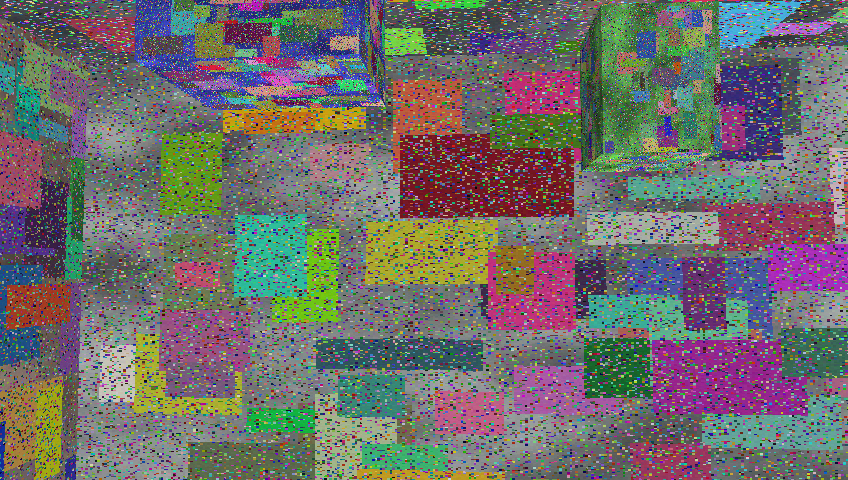
#> input picture 应用层项目/深度相机点云/assets/depth_rgb.png, 848 x 480 px
$ python demo.py
#> lines starting #> are read from the running program, lines starting #| are printed output that depends on the picture; after the words box and inside, x2 and y2 are one past the last pixel; in counts of white or black regions, pixels touching at a corner belong together
# -*- coding: utf-8 -*-
"""深度相机点云：用内参把 RGB-D 反投影成三维点云，并渲染两个视角观察结构。

思路：
    1. 读彩色图与 16 位毫米深度图，按内参反投影：X=(u-cx)Z/fx, Y=(v-cy)Z/fy, Z=depth/1000；
    2. 丢掉无效深度与过远点，按步长降采样控制点数；
    3. 用画家算法把点按深度从远到近投影到画布上，颜色取原图颜色；
    4. 输出两个视角（正面 + 侧转 35°）的点云，并打印点云包围盒尺寸。

核心函数：np.meshgrid 反投影 / cv2.projectPoints 渲染
输出：output/pointcloud.png、pointcloud_front.png
"""

import argparse
import os
import sys

try:
    import cv2
    import numpy as np
except ImportError:  # pragma: no cover
    sys.exit("缺少依赖：pip install opencv-contrib-python numpy")

HERE = os.path.dirname(os.path.abspath(__file__))
PROJ = os.path.dirname(HERE)
ASSETS = os.path.join(PROJ, "assets")
OUT = os.path.join(PROJ, "output")


def out_path(name):
    os.makedirs(OUT, exist_ok=True)
    return os.path.join(OUT, name)


def load_intrinsics():
    path = os.path.join(ASSETS, "depth_intrinsics.txt")
    if os.path.exists(path):
        fx, fy, cx, cy = np.loadtxt(path)
        return float(fx), float(fy), float(cx), float(cy)
    rgb = cv2.imread(os.path.join(ASSETS, "depth_rgb.png"))
    h, w = rgb.shape[:2]
    f = 1.2 * w
    return f, f, w / 2, h / 2


def backproject(rgb, depth_mm, intrinsics, step=2, z_max=8.0):
    fx, fy, cx, cy = intrinsics
    h, w = depth_mm.shape
    ys, xs = np.mgrid[0:h:step, 0:w:step]
    z = depth_mm[::step, ::step].astype(np.float32) / 1000.0
    x = (xs - cx) * z / fx
    y = (ys - cy) * z / fy
    pts = np.stack([x, y, z], axis=-1).reshape(-1, 3)
    colors = rgb[::step, ::step].reshape(-1, 3)
    keep = (pts[:, 2] > 0.2) & (pts[:, 2] < z_max)
    return pts[keep], colors[keep]


def render(points, colors, yaw_deg=0.0, size=(760, 560), focal=520.0):
    """画家算法点云渲染：按相机系深度排序后逐点画圆。"""
    a = np.deg2rad(yaw_deg)
    R = np.array([[np.cos(a), 0, np.sin(a)], [0, 1, 0], [-np.sin(a), 0, np.cos(a)]])
    p = points @ R.T
    order = np.argsort(-p[:, 2])
    p, c = p[order], colors[order]
    w, h = size
    u = (p[:, 0] / np.maximum(p[:, 2], 1e-3) * focal + w / 2).astype(np.int32)
    v = (-p[:, 1] / np.maximum(p[:, 2], 1e-3) * focal + h / 2).astype(np.int32)
    inside = (u >= 0) & (u < w) & (v >= 0) & (v < h)
    canvas = np.full((h, w, 3), 18, np.uint8)
    radius = 1 if len(p) > 40000 else 2
    for x, y, col in zip(u[inside], v[inside], c[inside]):
        cv2.circle(canvas, (int(x), int(y)), radius, tuple(int(v2) for v2 in col), -1)
    return canvas


def main():
    ap = argparse.ArgumentParser(description="RGB-D 反投影点云与三维渲染")
    ap.add_argument("--step", type=int, default=2)
    ap.add_argument("--display", action="store_true")
    args = ap.parse_args()

    rgb = cv2.imread(os.path.join(ASSETS, "depth_rgb.png"))
#> rgb is the input picture: shape (480, 848, 3); mean B, G, R 106.9, 108.8, 111.8
    depth = cv2.imread(os.path.join(ASSETS, "depth_map.png"), cv2.IMREAD_UNCHANGED)
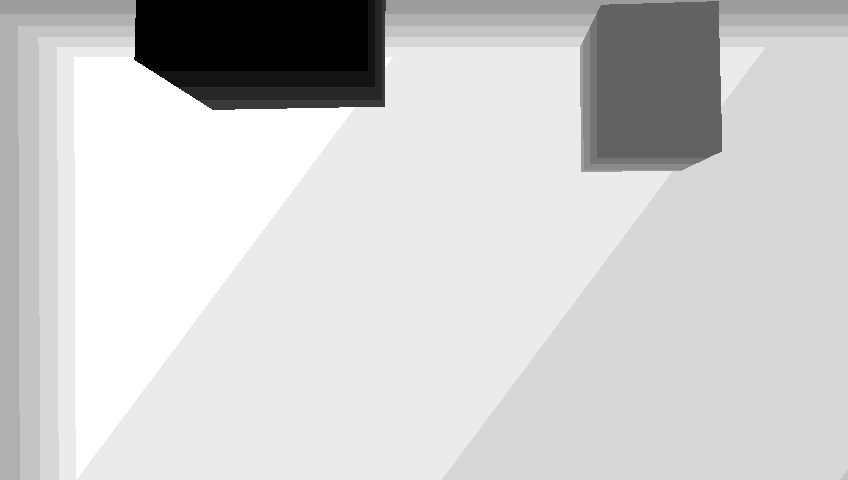
#> input picture 应用层项目/深度相机点云/assets/depth_map.png, 848 x 480 px
#> depth is the input picture: shape (480, 848) uint16; min 2828, max 6370, mean 5636.5
    if rgb is None or depth is None:
        sys.exit("缺少 depth_rgb.png / depth_map.png")
    intrinsics = load_intrinsics()
#> intrinsics = (1017.6, 1017.6, 424, 240)
    print("内参：fx=%.1f fy=%.1f cx=%.1f cy=%.1f" % intrinsics)
#| 内参：fx=1017.6 fy=1017.6 cx=424.0 cy=240.0

    pts, colors = backproject(rgb, depth, intrinsics, args.step)
#> in backproject, `x = (xs - cx) * z / fx`:
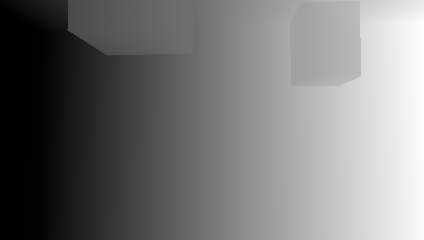
#> x: shape (240, 424) float64; min -2.16, max 2.42, mean -0.0141; drawn with min black and max white
#> in backproject, `y = (ys - cy) * z / fy`:
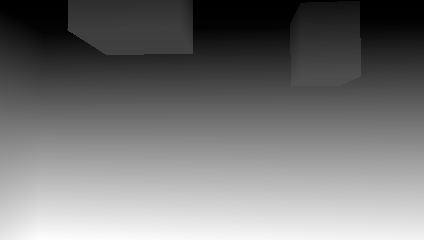
#> y: shape (240, 424) float64; min -1.15, max 1.44, mean 0.0456; drawn with min black and max white
    bbox = pts.max(axis=0) - pts.min(axis=0) if len(pts) else np.zeros(3)
#> bbox = [4.57, 2.59, 3.54]
    print("点云 %d 点，包围盒 %.2f x %.2f x %.2f m，深度范围 %.2f~%.2f m"
          % (len(pts), bbox[0], bbox[1], bbox[2], pts[:, 2].min(), pts[:, 2].max()))
#| 点云 101760 点，包围盒 4.57 x 2.59 x 3.54 m，深度范围 2.83~6.37 m

    # 按深度上色（近红远蓝），结构比彩色纹理更容易看清
    dnorm = np.clip((pts[:, 2] - pts[:, 2].min()) / max(pts[:, 2].ptp(), 1e-6), 0, 1)
    depth_colors = cv2.applyColorMap((dnorm * 255).astype(np.uint8).reshape(-1, 1), cv2.COLORMAP_TURBO)
    depth_colors = depth_colors.reshape(-1, 3)
    front = render(pts, depth_colors, 0.0)
#> in render, `radius = 1 if len(p) > 40000 else 2`: radius = 1
#> the loop in render, `for x, y, col in zip(u[inside], v[inside], c[inside]):` made 101760 passes
#> (x, y, col) on passes 1 to 3: (208, 369, [3, 4, 122]), (209, 369, [2, 5, 126]), (208, 368, [2, 5, 126])
#> after the loop in render, `for x, y, col in zip(u[inside], v[inside], c[inside]):`:
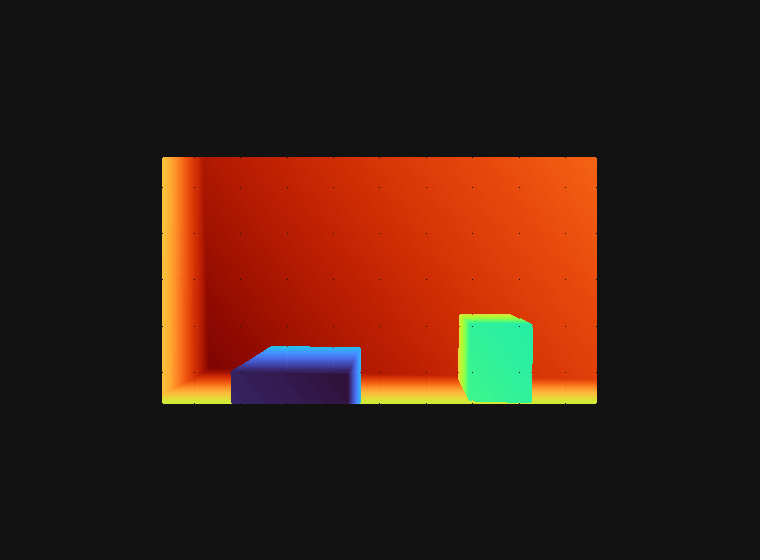
#> canvas: shape (560, 760, 3); mean of channels 0, 1, 2 19.9, 31.2, 60.9; drawn as B, G, R
    side = render(pts, depth_colors, 35.0)
#> the loop in render (call 2), `for x, y, col in zip(u[inside], v[inside], c[inside]):` made 53520 passes
#> (x, y, col) on passes 1 to 3: (536, 369, [3, 4, 122]), (536, 368, [2, 5, 126]), (536, 367, [2, 5, 126])
    cv2.putText(front, "front view  %d pts  (color = depth)" % len(pts), (12, 28), cv2.FONT_HERSHEY_SIMPLEX, 0.7, (255, 255, 255), 2)
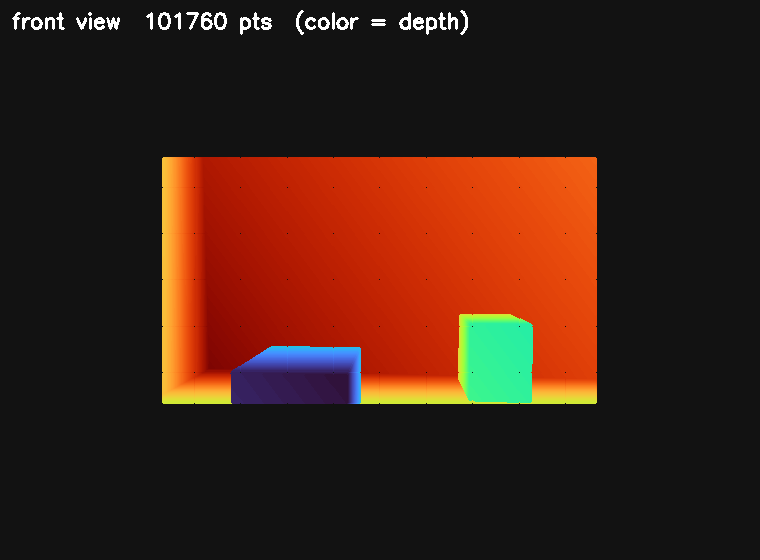
#> front: shape (560, 760, 3); 0.62% of pixels changed, all inside (x1, y1, x2, y2) = (12, 10, 468, 35); drawn as B, G, R
    cv2.putText(side, "yaw 35 deg", (12, 28), cv2.FONT_HERSHEY_SIMPLEX, 0.7, (255, 255, 255), 2)
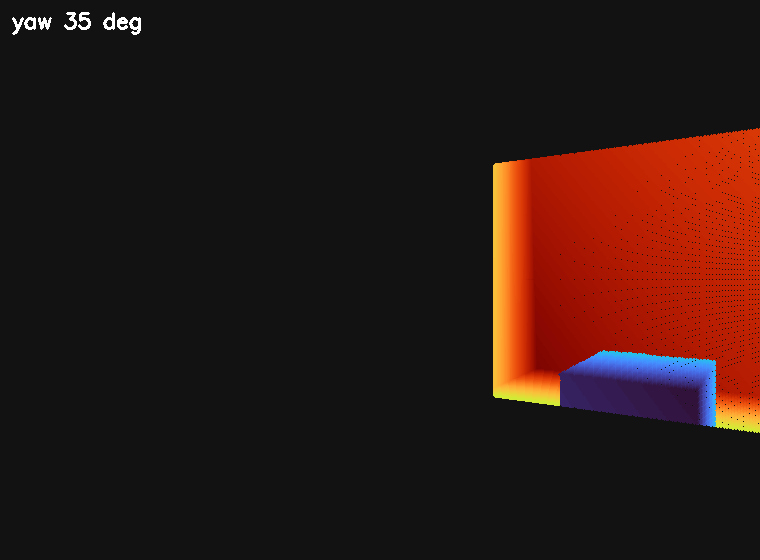
#> side: shape (560, 760, 3); mean of channels 0, 1, 2 19.5, 23.6, 44.4; drawn as B, G, R
    cv2.imwrite(out_path("pointcloud_front.png"), front)
    cv2.imwrite(out_path("pointcloud.png"), np.hstack([front, side]))
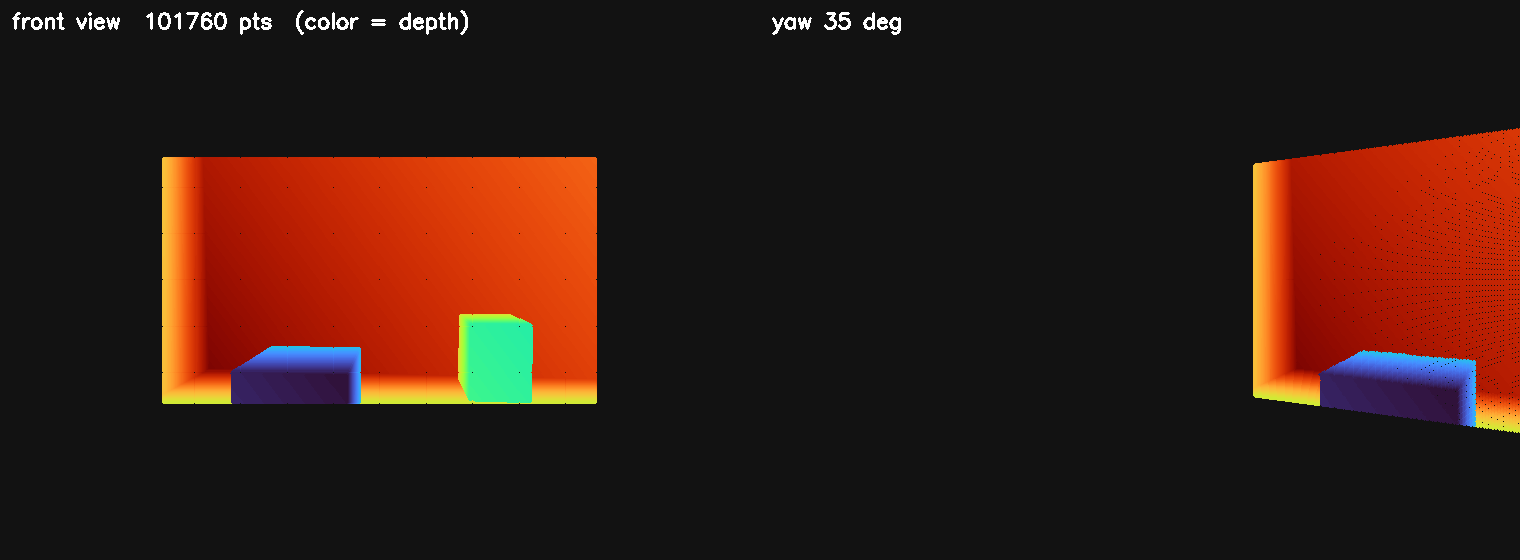
#> saved as pointcloud.png: shape (560, 1520, 3); mean B, G, R 20.5, 28.1, 53.4
    print("已保存 output/pointcloud.png、pointcloud_front.png")

    if args.display:
        cv2.imshow("cloud", np.hstack([front, side]))
        cv2.waitKey(0)
        cv2.destroyAllWindows()


if __name__ == "__main__":
    main()
